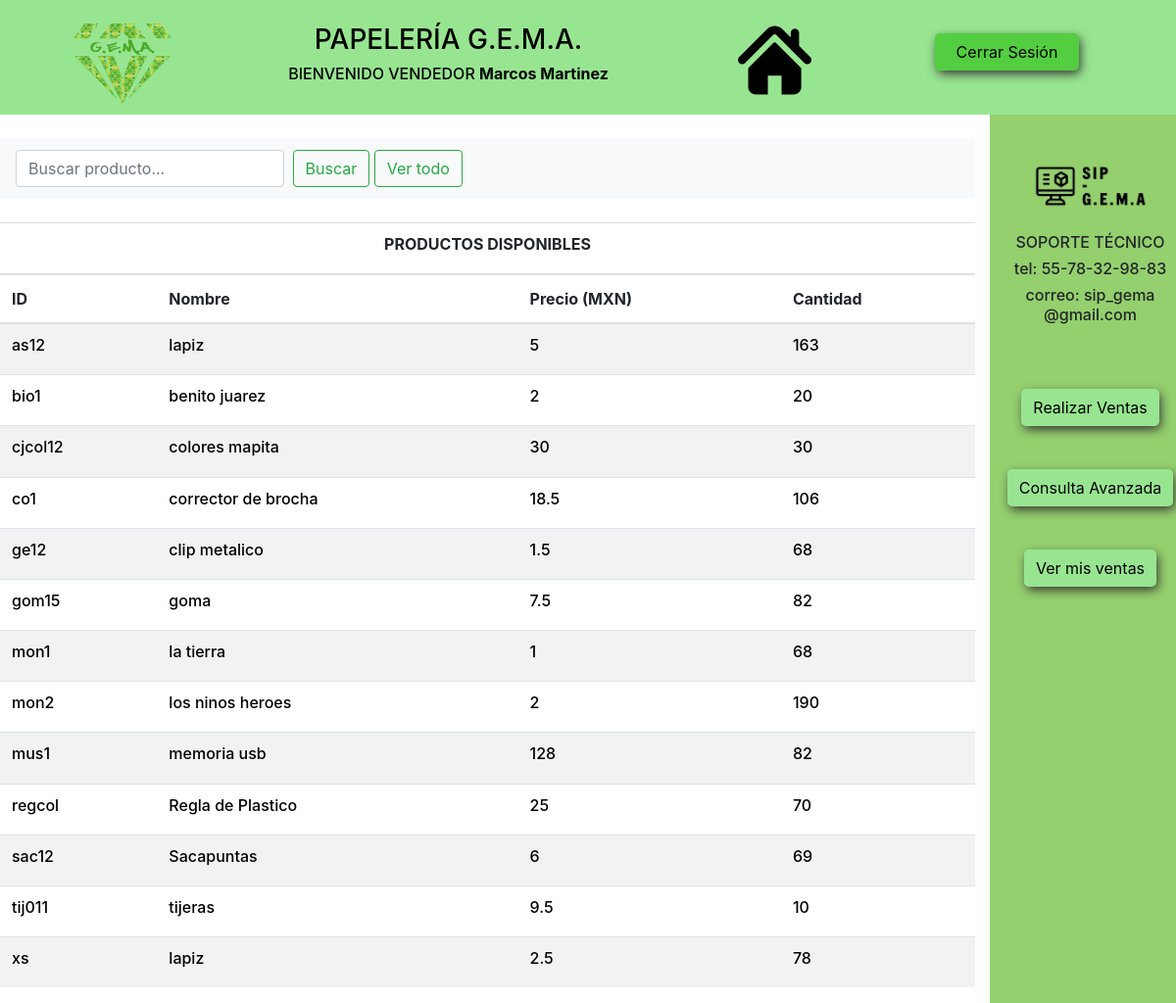
The page /sesion_vendedor.php (signed in) on the database its author committed.
### tables this page shows
CREATE TABLE `productos` (
  `nombre_producto` varchar(50) NOT NULL,
  `precio_producto` float NOT NULL,
  `cantidad_producto` int(20) NOT NULL,
  `descripcion_producto` varchar(300) NOT NULL,
  `id_producto` varchar(10) NOT NULL,
  `id_tipoproducto` varchar(30) NOT NULL
);

### sesion_vendedor.php (the view, shortened to what this page needs)
<?php
require("conexion_bd.php");
if($_SESSION['autentico']!="yes"){
	header("Location: login.php");
	exit();
}
else{
	if($_SESSION['tipousuario']=='administrador'){
	   header("Location: sesion_admin.php");
	}
	else{
    	$nombre_usuario=$_SESSION['nombre_usuario'];
	}
}
?>
<!DOCTYPE html>
<html lang="en">
<html>
	<head>
		<link rel="stylesheet" type="text/css" href="css/estilos.css">
		<link rel="stylesheet" type="text/css" href="css/bootstrap.min.css">
	</head>
	<body onload="nobackbutton();">
		<header>
			<div class="container">
				<div class="main row">
					<div class="col-xs-12 col-sm-3 col-md-2">
						<br>
						<center>
						<img src="imagenes_GEMA/logo1.png" width="100" heigth="110">
						</center>
					</div>
					<div class="col-xs-12 col-sm-6 col-md-5">
					<center>
						<br>
						<h3>PAPELERÍA G.E.M.A.</h3>
						<h6>BIENVENIDO VENDEDOR <?php echo "<strong>".$nombre_usuario."</strong>"; ?></h6>
						<br>
					</div>
					<div class="col-xs-12 col-sm-3 col-md-2">
						<center>
						<br>
						<img src="imagenes_GEMA/inicio.png" width="75" heigth="90">
						</center>
					</div>
					<div class="col-xs-12 col-sm-12 col-md-3">
						<form method="POST">
						   <center>
							<br>
							<button id="cerrar" type="submit" name="cerrar_session">Cerrar Sesión</button>
						   </center>
						</form>
					</div>
				</div>
			</div>
		</header>
		<div class="row">
			<div class="col-xs-12 col-sm-8 col-md-10">
			<br>
				<nav class="navbar navbar-light bg-light">
					  <form class="form-inline" method="POST">
					  <center>
					    <input class="form-control mr-sm-1" type="search" placeholder="Buscar producto..." aria-label="Search" name="valor" autocomplete="off">
					    <button class="btn btn-outline-success my-2 my-sm-1" type="submit" name="buscador">Buscar</button>
					    <button class="btn btn-outline-success my-2 my-sm-1" type="submit" name="ver_todo">Ver todo</button>
					  </center>
					  </form>
				</nav>
				<br>
	<?php if(isset($_POST['buscador'])){
		$buscador=$_POST['valor'];
	?>
				<table class="table table-striped">
				  <thead>
				  	<tr>
						<th colspan="4"><h6 class="wordinicio"><center><strong>PRODUCTOS ENCONTRADOS</strong></center><h6></td>
					</tr>
				    <tr>
				      <th scope="col">ID</th>
				      <th scope="col">Nombre</th>
				      <th scope="col">Precio (MXN)</th>
				      <th scope="col">Cantidad</th>
				    </tr>
				  </thead>
				  <tbody>
				  <?php
			      $resultado=mysqli_query($conexion, "SELECT * from productos where (id_producto='$buscador' OR nombre_producto='$buscador' OR id_producto LIKE'$buscador%' OR nombre_producto LIKE '$buscador%') AND cantidad_producto>0;");
			      while($datos=mysqli_fetch_array($resultado)){
			      ?>
				    <tr>
				      <th scope="row"><?php echo "<h6 id='wordinicio'>".$datos['id_producto']."</h6>";?></th>
				      <td><?php echo "<h6 id='wordinicio'>".$datos['nombre_producto']."</h6>";?></td>
				      <td><?php echo "<h6 id='wordinicio'>".$datos['precio_producto']."</h6>";?></td>
				      <td><?php echo "<h6 id='wordinicio'>".$datos['cantidad_producto']."</h6>";?></td>
				    </tr>
				   <?php
				   }
				   ?>
				  </tbody>
				</table>
	<?php
		}
		else{
	?>
				<table class="table table-striped">
				  <thead>
				  	<tr>
						<th colspan="4"><h6 class="wordinicio"><center><strong>PRODUCTOS DISPONIBLES</strong></center><h6></td>
					</tr>
				    <tr>
				      <th scope="col">ID</th>
				      <th scope="col">Nombre</th>
				      <th scope="col">Precio (MXN)</th>
				      <th scope="col">Cantidad</th>
				    </tr>
				  </thead>
				  <tbody>
				  <?php
			      $resultado=mysqli_query($conexion, "SELECT * from productos WHERE cantidad_producto>0");
			      while($datos=mysqli_fetch_array($resultado)){
			      ?>
				    <tr>
				      <th scope="row"><?php echo "<h6 id='wordinicio'>".$datos['id_producto']."</h6>";?></th>
				      <td><?php echo "<h6 id='wordinicio'>".$datos['nombre_producto']."</h6>";?></td>
				      <td><?php echo "<h6 id='wordinicio'>".$datos['precio_producto']."</h6>";?></td>
				      <td><?php echo "<h6 id='wordinicio'>".$datos['cantidad_producto']."</h6>";?></td>
				    </tr>
				   <?php
				   }
				   ?>
				  </tbody>
				</table>
			<?php
				}
			?>
			</div>
			<div class="col-xs-12 col-sm-4 col-md-2" id="caja_derecha">
				<center>
					<br><br>
				    <img src="imagenes_GEMA/logo2.png" width="120" heigth="130">
				    <br><br>
					<h6>SOPORTE TÉCNICO</h6>
					<h6>tel: 55-78-32-98-83</h6>
					<h6>correo: sip_gema @gmail.com</h6>
					<br>
					<form method="POST">
						<br>
						<button id="boton" type="submit" name="real_ven">Realizar Ventas</button>
						<br>
						<button id="boton" type="submit" name="consul_mat">Consulta Avanzada</button>
						<br>
						<button id="boton" type="submit" name="ver_ventas">Ver mis ventas</button>
					</form>
					<br><br>
					<br><br>
				</center>
			</div>
		</div>
	</body>
</html>

### css/estilos.css (style rules this page uses)
#boton { background: #98e591; display: block; margin: 10px auto; text-align: center; border: 2px solid #98e591; padding: 5px 10px; outline: none; color: black; border-radius: 5px; cursor:pointer; box-shadow: 2px 4px 11px -1px rgba(48,43,48,1); }
#caja_derecha { background: #94d06e; }
#cerrar { background: #53ce40; display: block; margin: 10px auto; text-align: center; border: 2px solid #53ce40; padding: 5px 20px; outline: none; color: black; border-radius: 5px; cursor:pointer; box-shadow: 2px 4px 11px -1px rgba(48,43,48,1); }
header { background: #98e591; color:#000; }
#wordinicio { color:black; }

### rows shown on the page
productos: id_producto "as12", nombre_producto "lapiz", precio_producto "5", cantidad_producto "163"
productos: id_producto "bio1", nombre_producto "benito juarez", precio_producto "2", cantidad_producto "20"
productos: id_producto "cjcol12", nombre_producto "colores mapita", precio_producto "30", cantidad_producto "30"
productos: id_producto "co1", nombre_producto "corrector de brocha", precio_producto "18.5", cantidad_producto "106"
productos: id_producto "ge12", nombre_producto "clip metalico", precio_producto "1.5", cantidad_producto "68"
productos: id_producto "gom15", nombre_producto "goma", precio_producto "7.5", cantidad_producto "82"
productos: id_producto "mon1", nombre_producto "la tierra", precio_producto "1", cantidad_producto "68"
productos: id_producto "mon2", nombre_producto "los ninos heroes", precio_producto "2", cantidad_producto "190"
productos: id_producto "mus1", nombre_producto "memoria usb", precio_producto "128", cantidad_producto "82"
productos: id_producto "regcol", nombre_producto "Regla de Plastico", precio_producto "25", cantidad_producto "70"
productos: id_producto "sac12", nombre_producto "Sacapuntas", precio_producto "6", cantidad_producto "69"
productos: id_producto "tij011", nombre_producto "tijeras", precio_producto "9.5", cantidad_producto "10"
productos: id_producto "xs", nombre_producto "lapiz", precio_producto "2.5", cantidad_producto "78"

### other values the page prints
$nombre_usuario "Marcos Martinez"
